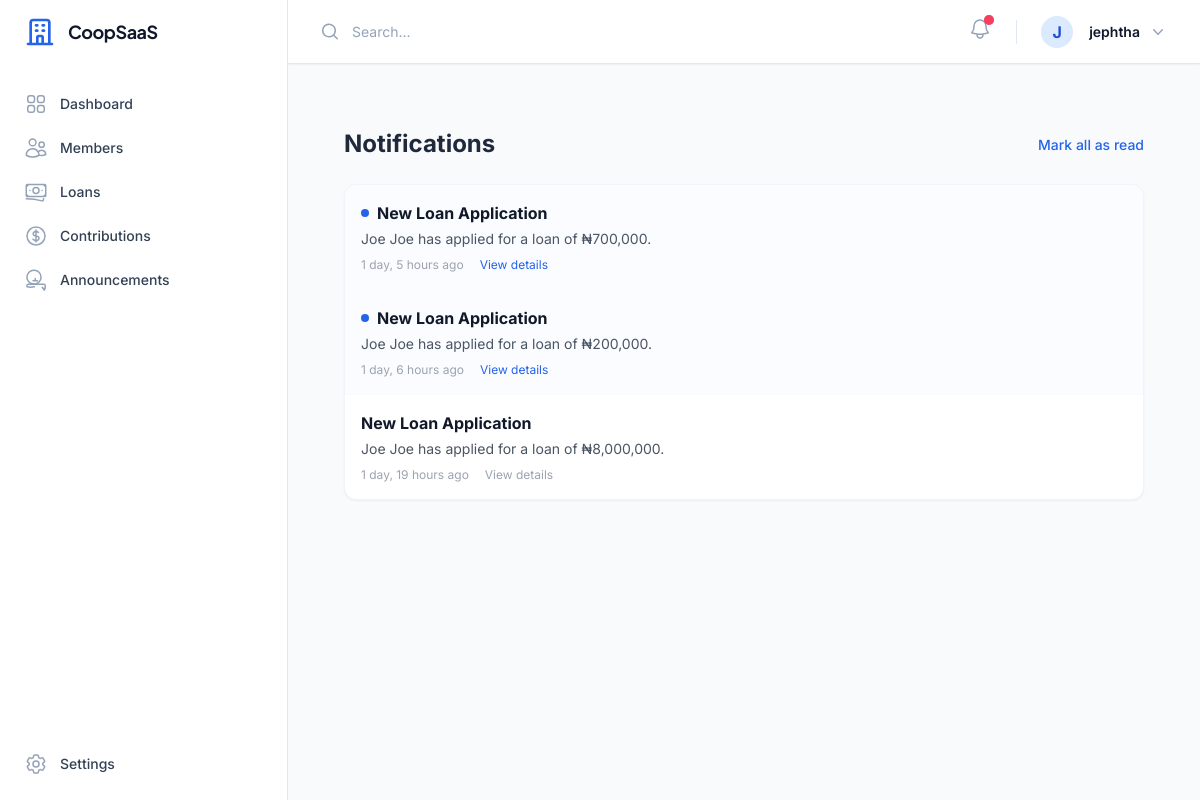
Page /notifications/ (signed in) on the earlier database version.
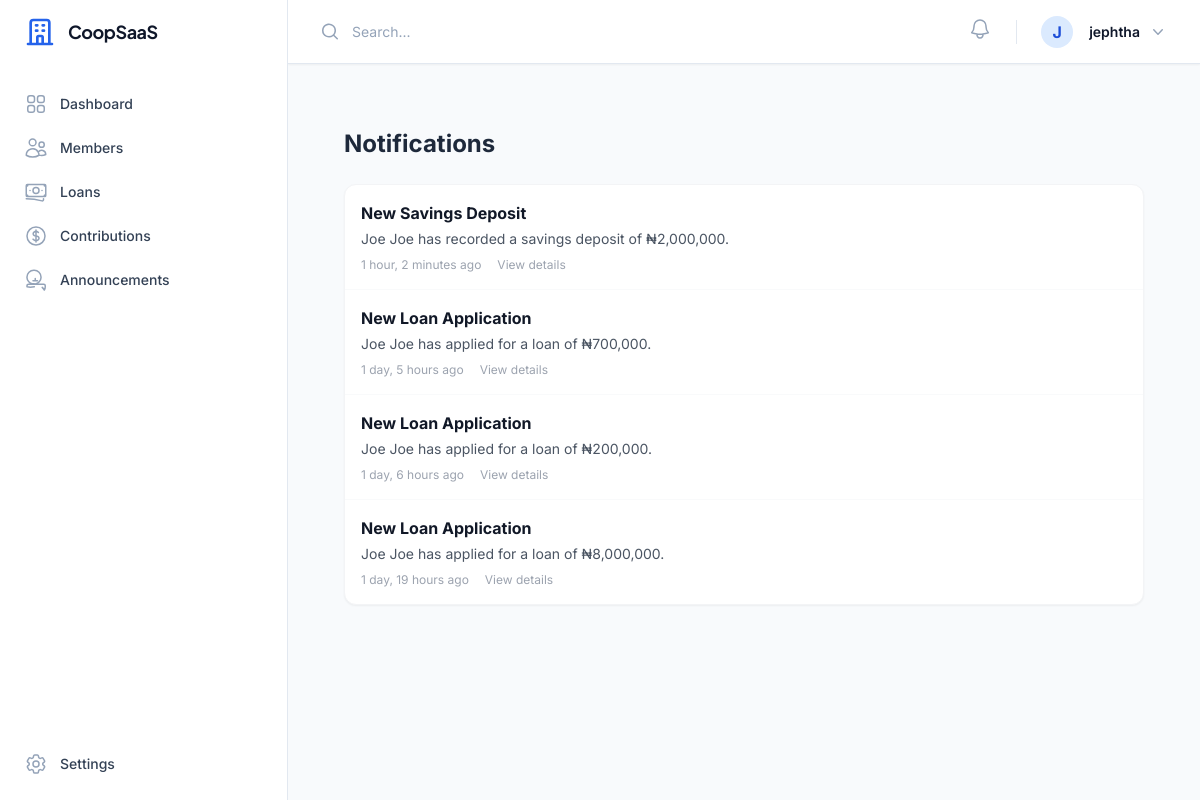
Same page on the later database version.
### apps/notifications/models.py (models this page shows, shortened)
class Notification(models.Model):
    user = models.ForeignKey(settings.AUTH_USER_MODEL, on_delete=models.CASCADE, related_name='notifications')
    title = models.CharField(max_length=255)
    message = models.TextField()
    link = models.CharField(max_length=255, null=True, blank=True)
    is_read = models.BooleanField(default=False)
    created_at = models.DateTimeField(auto_now_add=True)
    class Meta:
        ordering = ['-created_at']

### apps/notifications/views.py (the view)
# urls.py: path('', NotificationListView.as_view(), name='list'),
class NotificationListView(LoginRequiredMixin, ListView):
    model = Notification
    template_name = 'notifications/list.html'
    context_object_name = 'notifications'
    paginate_by = 20
    def get_queryset(self):
        return Notification.objects.filter(user=self.request.user).order_by('-created_at')

### apps/notifications/context_processors.py (called while the page is built)
def notification_context(request):
    if request.user.is_authenticated:
        unread_count = Notification.objects.filter(user=request.user, is_read=False).count()
        recent_notifications = Notification.objects.filter(user=request.user).order_by('-created_at')[:5]
        return {
            'unread_notifications_count': unread_count,
            'recent_notifications': recent_notifications,
            'pusher_key': getattr(settings, 'PUSHER_KEY', ''),
            'pusher_cluster': getattr(settings, 'PUSHER_CLUSTER', 'mt1'),
        }
    return {}

### templates/notifications/list.html (shortened to what this page needs)
{% extends 'dashboard_base.html' %}
{% block content %}
<div class="p-6">
    <div class="flex justify-between items-center mb-6">
        <h2 class="text-2xl font-bold">Notifications</h2>
        {% if unread_notifications_count > 0 %}
        <form action="{% url 'notifications:mark_all_read' %}" method="POST">
            <button type="submit" class="text-sm text-blue-600 hover:text-blue-800 font-medium">
                Mark all as read
            </button>
        </form>
        {% endif %}
    </div>
    <div class="bg-white rounded-xl shadow-sm border border-gray-100 overflow-hidden">
        {% for notification in notifications %}
        <div class="border-b last:border-0 border-gray-50 p-4 hover:bg-gray-50 transition-colors {% if not notification.is_read %}bg-blue-50/30{% endif %}">
            <div class="flex justify-between items-start gap-4">
                <div class="flex-1">
                    <div class="flex items-center gap-2 mb-1">
                        {% if not notification.is_read %}
                        <span class="w-2 h-2 bg-blue-600 rounded-full"></span>
                        {% endif %}
                        <h3 class="font-bold text-gray-900">{{ notification.title }}</h3>
                    </div>
                    <p class="text-gray-600 text-sm mb-2">{{ notification.message }}</p>
                    <div class="flex items-center gap-4 text-xs text-gray-400">
                        <span>{{ notification.created_at|timesince }} ago</span>
                        {% if notification.link and not notification.is_read %}
                        <a href="{% url 'notifications:mark_read' notification.pk %}" class="text-blue-600 hover:underline">
                            View details
                        </a>
                        {% elif notification.link %}
                         <a href="{{ notification.link }}" class="hover:underline">View details</a>
                        {% endif %}
                    </div>
                </div>
            </div>
        </div>
        {% endfor %}
    </div>
</div>
{% endblock %}

### templates/components/topnav.html (shortened to what this page needs)
<div class="sticky top-0 z-40 flex h-16 shrink-0 items-center justify-between gap-x-4 border-b border-slate-200 bg-white px-4 shadow-sm sm:gap-x-6 sm:px-6 lg:px-8">
    <div class="flex flex-1 gap-x-4 self-stretch lg:gap-x-6">
        <form class="relative flex flex-1" action="#" method="GET">
            <input id="search-field" class="block h-full w-full border-0 py-0 pl-8 pr-0 text-slate-900 placeholder:text-slate-400 focus:ring-0 sm:text-sm" placeholder="Search..." type="search" name="search">
        </form>
        <div class="flex items-center gap-x-4 lg:gap-x-6">
            <div class="relative" x-data="{ open: false }">
                <button type="button" @click="open = !open" @click.outside="open = false" class="-m-2.5 p-2.5 text-slate-400 hover:text-slate-500 relative" id="notification-bell-btn">
                    <svg id="notification-bell-icon" class="h-6 w-6 {% if unread_notifications_count > 0 %}animate-swing{% endif %}" fill="none" viewBox="0 0 24 24" stroke-width="1.5" stroke="currentColor" aria-hidden="true">
                        <path stroke-linecap="round" stroke-linejoin="round" d="M14.857 17.082a23.848 23.848 0 005.454-1.31A8.967 8.967 0 0118 9.75v-.7V9A6 6 0 006 9v.75a8.967 8.967 0 01-2.312 6.022c1.733.64 3.56 1.085 5.455 1.31m5.714 0a24.255 24.255 0 01-5.714 0m5.714 0a3 3 0 11-5.714 0" />
                    </svg>
                    {% if unread_notifications_count > 0 %}
                    <span id="notification-badge" class="absolute top-2 right-2 flex h-2.5 w-2.5">
                        <span class="relative inline-flex rounded-full h-2.5 w-2.5 bg-rose-500"></span>
                    </span>
                    {% endif %}
                </button>
            </div>
            <div class="relative" x-data="{ open: false }">
                <button type="button" @click="open = !open" @click.outside="open = false" class="-m-1.5 flex items-center p-1.5" id="user-menu-button" aria-expanded="false" aria-haspopup="true">
                    <div class="h-8 w-8 rounded-full bg-primary-100 flex items-center justify-center text-primary-700 font-bold">
                        {{ user.username|make_list|first|upper }}
                    </div>
                    <span class="hidden lg:flex lg:items-center">
                        <span class="ml-4 text-sm font-semibold leading-6 text-slate-900" aria-hidden="true">{{ user.get_full_name|default:user.username }}</span>
                        <svg class="ml-2 h-5 w-5 text-slate-400" viewBox="0 0 20 20" fill="currentColor" aria-hidden="true">
                            <path fill-rule="evenodd" d="M5.23 7.21a.75.75 0 011.06.02L10 11.168l3.71-3.938a.75.75 0 111.08 1.04l-4.25 4.5a.75.75 0 01-1.08 0l-4.25-4.5a.75.75 0 01.02-1.06z" clip-rule="evenodd" />
                        </svg>
                    </span>
                </button>
            </div>
        </div>
    </div>
</div>

Differences in the rows shown:
added Notification: title "New Savings Deposit", message "Joe Joe has recorded a savings deposit of ₦2,000,000.", created_at "1 hour, 2 minutes"
changed Notification "Joe Joe has applied for a loan of ₦700,000.": is_read False → True (drawn)
changed Notification "Joe Joe has applied for a loan of ₦200,000.": is_read False → True (drawn)
Other differences:
text no longer shown: "Mark all as read"
